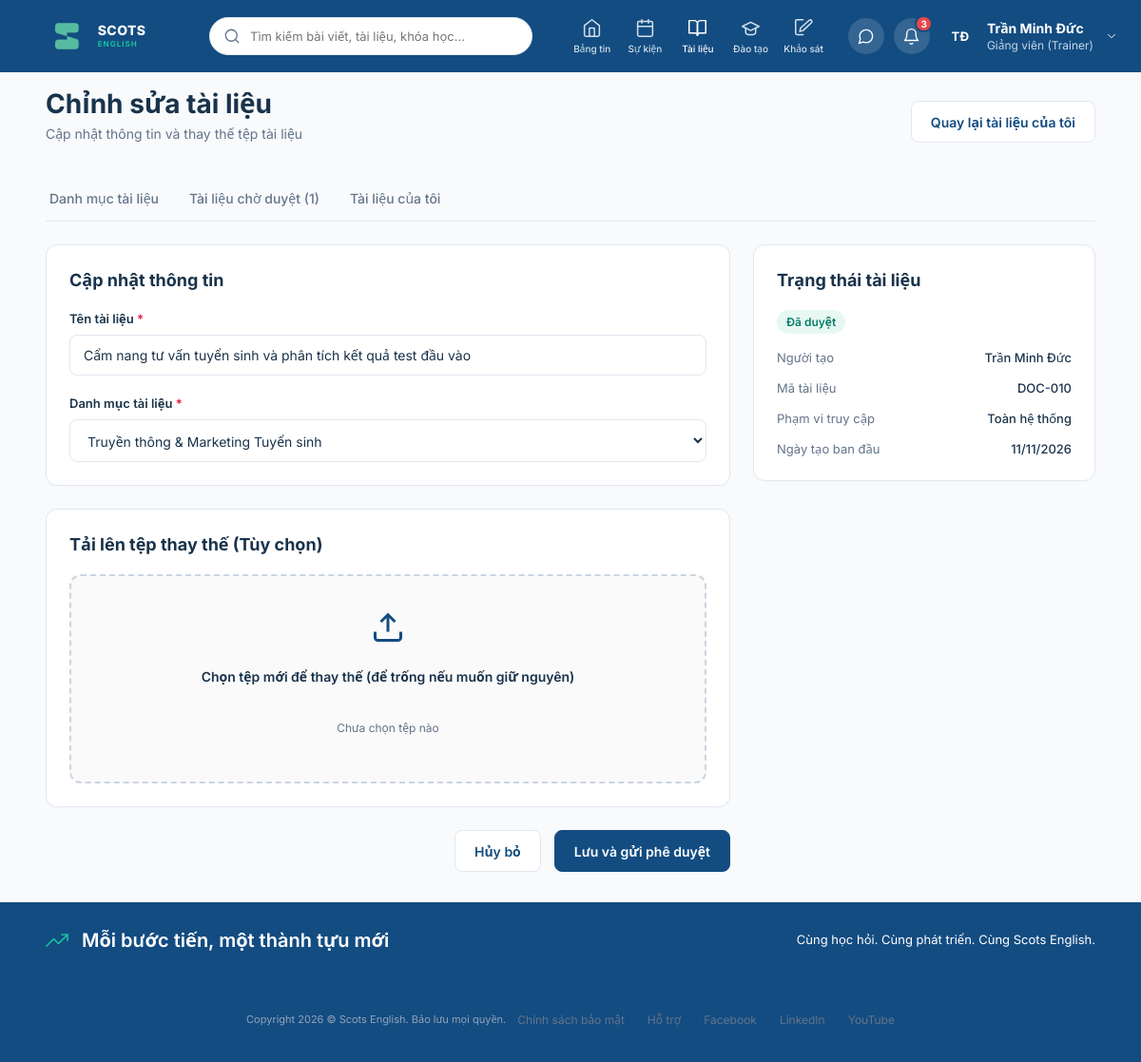
The page /documents/my_docs/10/edit/ (signed in) on the database its author committed.
### documents/models.py (models this page shows, shortened)
class Document(models.Model):
    STATUS_CHOICES = [
        ('PENDING', 'Chờ duyệt'),
        ('APPROVED', 'Đã duyệt'),
        ('REJECTED', 'Từ chối'),
    ]
    SCOPE_CHOICES = [
        ('ALL', 'Toàn hệ thống'),
        ('DEPARTMENT', 'Giới hạn theo phòng ban'),
    ]
    REQUEST_TYPE_CHOICES = [
        ('NEW', 'Tạo mới'),
        ('UPDATE', 'Cập nhật'),
    ]
    title = models.CharField("Tiêu đề tài liệu", max_length=255)
    code = models.CharField("Mã tài liệu", max_length=50, blank=True, null=True)
    category = models.ForeignKey(
        DocumentCategory,
        on_delete=models.CASCADE,
        related_name='documents',
        verbose_name="Danh mục"
    )
    description = models.TextField("Mô tả nội dung", blank=True)
    file = models.FileField("Tệp tài liệu (PDF/DOCX/PPTX)", upload_to='documents/%Y/%m/')
    access_scope = models.CharField(
        "Phạm vi truy cập",
        max_length=30,
        choices=SCOPE_CHOICES,
        default='ALL'
    )
    creator = models.ForeignKey(
        settings.AUTH_USER_MODEL,
        on_delete=models.CASCADE,
        related_name='created_documents',
        verbose_name="Người tạo"
    )
    approver = models.ForeignKey(
        settings.AUTH_USER_MODEL,
        on_delete=models.SET_NULL,
        null=True,
        blank=True,
        related_name='assigned_documents',
        verbose_name="Người duyệt (Trưởng phòng)"
    )
    status = models.CharField(
        "Trạng thái",
        max_length=20,
        choices=STATUS_CHOICES,
        default='PENDING'
    )
    request_type = models.CharField(
        "Tình trạng gửi duyệt",
        max_length=20,
        choices=REQUEST_TYPE_CHOICES,
        default='NEW'
    )
    rejection_reason = models.TextField("Lý do từ chối", blank=True, null=True)
    created_at = models.DateTimeField("Ngày tạo", auto_now_add=True)
    updated_at = models.DateTimeField("Lần cập nhật gần nhất", auto_now=True)
    approved_at = models.DateTimeField("Ngày duyệt", null=True, blank=True)
    class Meta:
        verbose_name = "Tài liệu"
        verbose_name_plural = "Tài liệu"
        ordering = ['-updated_at']

### documents/views.py (the view)
# urls.py: path('my_docs/<int:id>/edit/', views.document_edit, name='document_edit'),
def document_edit(request, id):
    doc = get_object_or_404(Document, id=id)
    if request.method == 'POST':
        form = DocumentEditForm(request.POST, request.FILES, instance=doc)
        if form.is_valid():
            proposed_title = form.cleaned_data['title']
            proposed_category = form.cleaned_data['category']
            proposed_file = request.FILES.get('file') or doc.file
            DocumentUpdateProposal.objects.create(
                document=doc,
                proposed_title=proposed_title,
                proposed_category=proposed_category,
                proposed_file=proposed_file,
                proposed_scope=doc.access_scope,
                submitted_by=_get_acting_user(request),
                approver=doc.approver,
            )
            doc.status = 'PENDING'
            doc.request_type = 'UPDATE'
            doc.save()
            messages.success(
                request,
                f'Tài liệu "{proposed_title}" đã được lưu và gửi phê duyệt chỉnh sửa thành công.'
            )
            return redirect('document_my_docs')
    else:
        form = DocumentEditForm(instance=doc)
    context = {
        'doc_id': id,
        'doc': doc,
        'form': form,
        'pending_count': Document.objects.filter(status='PENDING').count(),
    }
    return render(request, 'documents_my_docs_edit.html', context)

### documents/templates/documents_my_docs_edit.html (shortened to what this page needs)
{% extends 'base.html' %}
{% block content %}
  <main class="doc-workspace">
    <header class="doc-header">
      <div>
        <h1 class="doc-header-title">Chỉnh sửa tài liệu</h1>
        <p class="doc-header-subtitle">Cập nhật thông tin và thay thế tệp tài liệu</p>
      </div>
      <a href="{% url 'document_my_docs' %}" class="doc-btn doc-btn-secondary">Quay lại tài liệu của tôi</a>
    </header>
    <nav class="doc-tabs">
      <a href="{% url 'documents' %}" class="doc-tab">Danh mục tài liệu</a>
      {% if request.user.is_superuser or request.user.is_staff %}
        <a href="{% url 'document_approve' %}" class="doc-tab">
          Tài liệu chờ duyệt ({{ pending_count|default:0 }})
        </a>
      {% endif %}
      <a href="{% url 'document_my_docs' %}" class="doc-tab">Tài liệu của tôi</a>
    </nav>
    <form class="doc-two-col" action="{% url 'document_edit' id=doc.id %}" method="POST" enctype="multipart/form-data">
      <section class="doc-col-main">
        <div class="doc-card">
          <h2 class="doc-card-title">Cập nhật thông tin</h2>
          <div class="doc-form-group">
            <label class="doc-form-label" for="edit-title">Tên tài liệu <span class="required">*</span></label>
            {{ form.title }}
          </div>
          <div class="doc-form-group">
            <label class="doc-form-label" for="edit-cat">Danh mục tài liệu <span class="required">*</span></label>
            {{ form.category }}
          </div>
        </div>
        <div class="doc-card">
          <h2 class="doc-card-title">Tải lên tệp thay thế (Tùy chọn)</h2>
          <div class="doc-dropzone" style="position: relative;">
            <svg class="doc-dropzone-icon" viewBox="0 0 24 24" fill="none" stroke="currentColor" stroke-width="2">
              <path d="M21 15v4a2 2 0 0 1-2 2H5a2 2 0 0 1-2-2v-4"></path>
              <polyline points="17 8 12 3 7 8"></polyline>
              <line x1="12" y1="3" x2="12" y2="15"></line>
            </svg>
            <p class="doc-dropzone-text">Chọn tệp mới để thay thế (để trống nếu muốn giữ nguyên)</p>
            <p class="doc-dropzone-sub" id="file-name-display">Chưa chọn tệp nào</p>
          </div>
        </div>
        <div style="display: flex; justify-content: flex-end; gap: 14px;">
          <a href="{% url 'document_my_docs' %}" class="doc-btn doc-btn-secondary">Hủy bỏ</a>
          <button type="submit" class="doc-btn doc-btn-primary">Lưu và gửi phê duyệt</button>
        </div>
      </section>
      <aside class="doc-col-side">
        <div class="doc-card">
          <h3 class="doc-card-title">Trạng thái tài liệu</h3>
          <div style="margin-bottom: 16px;">
            {% if doc.status == 'APPROVED' %}
                <span class="doc-badge doc-badge-approved">Đã duyệt</span>
            {% elif doc.status == 'PENDING' %}
                <span class="doc-badge doc-badge-pending">Đang chờ duyệt</span>
            {% elif doc.status == 'REJECTED' %}
                <span class="doc-badge" style="background: #fee2e2; color: #991b1b;">Từ chối</span>
            {% else %}
                 <span class="doc-badge doc-badge-in-progress">{{ doc.get_status_display|default:doc.status }}</span>
            {% endif %}
          </div>
          <div class="doc-meta-list">
            <div class="doc-meta-row">
              <span class="doc-meta-label">Người tạo</span>
              <span class="doc-meta-value">{{ doc.creator.get_full_name|default:doc.creator.username }}</span>
            </div>
            <div class="doc-meta-row">
              <span class="doc-meta-label">Mã tài liệu</span>
              <span class="doc-meta-value">DOC-{{ doc.id|stringformat:"03d" }}</span>
            </div>
            <div class="doc-meta-row">
              <span class="doc-meta-label">Phạm vi truy cập</span>
              <span class="doc-meta-value">{{ doc.get_access_scope_display|default:doc.access_scope }}</span>
            </div>
            <div class="doc-meta-row">
              <span class="doc-meta-label">Ngày tạo ban đầu</span>
              <span class="doc-meta-value">{{ doc.created_at|date:"d/m/Y" }}</span>
            </div>
          </div>
        </div>
      </aside>
    </form>
  </main>
{% endblock %}

### templates/base.html (shortened to what this page needs)
{% load static %}
<!DOCTYPE html>
<html lang="vi">
<head>
  <link rel="stylesheet" href="{% static 'css/main.css' %}?v=20261112b" />
  <script src="https://cdn.tailwindcss.com"></script>
</head>
<body>
<div class="page">
  <header class="topbar">
    <a href="{% url 'home' %}" class="logo" style="text-decoration: none; display: flex; align-items: center; gap: 8px; cursor: pointer;">
      <img class="logo-mark" src="{% static 'img/logo_no_text.png' %}" alt="Scots English" />
      <span class="brand-name">
        <span class="brand-primary">SCOTS</span>
        <span class="brand-secondary">ENGLISH</span>
      </span>
    </a>
    <form method="GET" action="{% url 'home' %}" class="search" style="display: flex; align-items: center; background: #ffffff; border: 1px solid #e2e8f0; border-radius: 9999px; padding: 6px 14px; gap: 8px; width: 340px; margin: 0 16px;">
      <svg class="icon-search" viewBox="0 0 24 24" fill="none" stroke="currentColor" stroke-width="1.7" stroke-linecap="round" stroke-linejoin="round" style="width: 18px; height: 18px; color: #64748b; flex-shrink: 0;">
        <circle cx="11" cy="11" r="8"></circle>
        <line x1="21" y1="21" x2="16.65" y2="16.65"></line>
      </svg>
      <input type="text" name="q" value="{{ search_query|default:'' }}" placeholder="Tìm kiếm bài viết, tài liệu, khóa học..." style="border: none; outline: none; background: transparent; width: 100%; font-size: 13px; color: #1e293b;" />
    </form>
    <nav class="primary-nav">
      <a class="nav-tab " href="{% url 'home' %}">
        <svg class="nav-ico" viewBox="0 0 24 24" fill="none" stroke="currentColor" stroke-width="1.7" stroke-linecap="round" stroke-linejoin="round">
          <path d="M3 9l9-7 9 7v11a2 2 0 0 1-2 2H5a2 2 0 0 1-2-2z"></path>
          <polyline points="9 22 9 12 15 12 15 22"></polyline>
        </svg>
        <span class="nav-label">Bảng tin</span>
      </a>
      <a class="nav-tab" href="/#events-section">
        <span class="nav-label">Sự kiện</span>
      </a>
      <a class="nav-tab {% if 'documents' in request.path %}active{% endif %}" href="{% url 'documents' %}">
        <svg class="nav-ico" viewBox="0 0 24 24" fill="none" stroke="currentColor" stroke-width="1.7" stroke-linecap="round" stroke-linejoin="round">
          <path d="M2 3h6a4 4 0 0 1 4 4v14a3 3 0 0 0-3-3H2z"></path>
          <path d="M22 3h-6a4 4 0 0 0-4 4v14a3 3 0 0 1 3-3h7z"></path>
        </svg>
        <span class="nav-label">Tài liệu</span>
      </a>
      <a class="nav-tab {% if 'courses' in request.path %}active{% endif %}" href="{% url 'courses' %}" title="Cổng đào tạo Scots English">
        <svg class="nav-ico" viewBox="0 0 24 24" fill="none" stroke="currentColor" stroke-width="1.7" stroke-linecap="round" stroke-linejoin="round">
          <path d="M22 10L12 5 2 10l10 5 10-5z"></path>
          <path d="M6 12v5c0 1.7 2.7 3 6 3s6-1.3 6-3v-5"></path>
        </svg>
        <span class="nav-label">Đào tạo</span>
      </a>
      <a class="nav-tab {% if 'surveys' in request.path %}active{% endif %}" href="/surveys/">
        <svg class="nav-ico" viewBox="0 0 24 24" fill="none" stroke="currentColor" stroke-width="1.7" stroke-linecap="round" stroke-linejoin="round">
          <path d="M11 20H4a2 2 0 0 1-2-2V4a2 2 0 0 1 2-2h7"></path>
          <path d="M18.4 2.6a2 2 0 0 1 2.8 2.8L11 15l-4 1 1-4 10.4-9.4z"></path>
        </svg>
        <span class="nav-label">Khảo sát</span>
      </a>
    </nav>
    <div class="account-actions">
      <button class="round-btn" aria-label="Tin nhắn" onclick="window.location.href='{% url 'messages_list' %}'" title="Tin nhắn" style="cursor: pointer;">
      </button>
      <div class="notif-wrapper">
        <button class="round-btn has-badge" id="notifBellButton" aria-label="Thông báo" title="Thông báo hệ thống" style="cursor: pointer;">
          <svg viewBox="0 0 24 24" fill="none" stroke="currentColor" stroke-width="1.7" stroke-linecap="round" stroke-linejoin="round">
            <path d="M18 8A6 6 0 0 0 6 8c0 7-3 9-3 9h18s-3-2-3-9"></path>
            <path d="M13.73 21a2 2 0 0 1-3.46 0"></path>
          </svg>
          <span class="notif-badge" id="notifBadge">3</span>
        </button>
      </div>
      {% if request.user.is_authenticated %}
        <div class="profile-menu relative" id="headerProfileTrigger" style="cursor: pointer; position: relative;" title="Tài khoản cá nhân">
          <div class="avatar avatar-profile" style="border-radius: 50%; overflow: hidden; width: 36px; height: 36px; background-color: #134c81; color: white; display: flex; align-items: center; justify-content: center; font-weight: 700; font-size: 13px;">
            {% if request.user.username == 'thuha' %}
              <img id="topbar-user-avatar" src="{% static 'img/avatar_thuha.png' %}" alt="{{ request.user.get_full_name|default:request.user.username }}" style="width: 100%; height: 100%; object-fit: cover; border-radius: 50%;" />
            {% elif request.user.username == 'phuonglinh' %}
              <img id="topbar-user-avatar" src="{% static 'img/avatar_phuonglinh.png' %}" alt="{{ request.user.get_full_name|default:request.user.username }}" style="width: 100%; height: 100%; object-fit: cover; border-radius: 50%;" />
            {% elif request.user.username == 'ngocanh' %}
              <img id="topbar-user-avatar" src="{% static 'img/avatar_ngocanh.png' %}" alt="{{ request.user.get_full_name|default:request.user.username }}" style="width: 100%; height: 100%; object-fit: cover; border-radius: 50%;" />
            {% else %}
              <span id="topbar-user-avatar">{{ request.user.first_name|slice:":1"|default:request.user.username|slice:":1"|upper }}{{ request.user.last_name|slice:":1"|upper }}</span>
            {% endif %}
          </div>
          <div class="profile-details">
            <span class="profile-name">{{ request.user.get_full_name|default:request.user.username }}</span>
            <span class="profile-role">
              {% if request.user.is_staff or request.user.is_superuser %}
                Giảng viên (Trainer)
              {% else %}
                Học viên (Trainee)
              {% endif %}
            </span>
          </div>
          <svg class="chevron" viewBox="0 0 24 24" fill="none" stroke="currentColor" stroke-width="1.7" stroke-linecap="round" stroke-linejoin="round">
            <polyline points="6 9 12 15 18 9"></polyline>
          </svg>
        </div>
      {% endif %}
    </div>
  </header>
  {% block content %}
  {% endblock %}
  <footer class="footer">
    <div class="achievement-banner">
      <div class="banner-message">
        <svg class="trending" viewBox="0 0 24 24" fill="none" stroke="currentColor" stroke-width="1.7" stroke-linecap="round" stroke-linejoin="round">
          <polyline points="23 6 13.5 15.5 8.5 10.5 1 18"></polyline>
          <polyline points="17 6 23 6 23 12"></polyline>
        </svg>
        <span>Mỗi bước tiến, một thành tựu mới</span>
      </div>
      <span class="banner-support">Cùng học hỏi. Cùng phát triển. Cùng Scots English.</span>
    </div>
    <div class="legal-bar">
      <span class="copyright">Copyright 2026 © Scots English. Bảo lưu mọi quyền.</span>
      <nav class="footer-links">
        <a href="#">Chính sách bảo mật</a>
        <a href="#">Hỗ trợ</a>
        <a href="#">Facebook</a>
        <a href="#">LinkedIn</a>
        <a href="#">YouTube</a>
      </nav>
    </div>
  </footer>
</div>
</body>
</html>

### rows shown on the page
Document: title "Cẩm nang tư vấn tuyển sinh và phân tích kết quả test đầu vào", category "Truyền thông & Marketing Tuyển sinh", creator.get_full_name "Trần Minh Đức", id "010", access_scope "Toàn hệ thống", created_at "11/11/2026"

### other values the page prints
{{ request.user.last_name|slice:":1"|upper }} "Đ"
{{ request.user.get_full_name|default:request.user.username }} "Trần Minh Đức"
{{ pending_count|default:0 }} "1"
